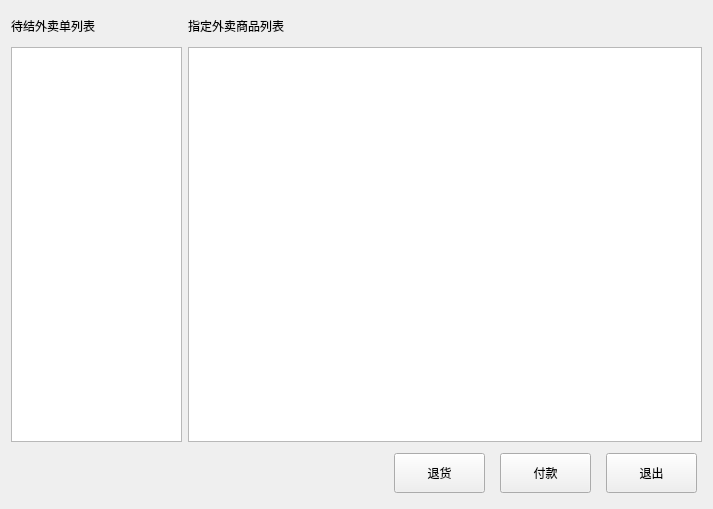
<?xml version="1.0" encoding="UTF-8"?>
<ui version="4.0">
 <class>take_cashier</class>
 <widget class="QDialog" name="take_cashier">
  <property name="geometry">
   <rect>
    <x>0</x>
    <y>0</y>
    <width>713</width>
    <height>509</height>
   </rect>
  </property>
  <property name="windowTitle">
   <string>Dialog</string>
  </property>
  <layout class="QVBoxLayout" name="verticalLayout_3">
   <item>
    <layout class="QHBoxLayout" name="horizontalLayout_2" stretch="1,3">
     <item>
      <layout class="QVBoxLayout" name="verticalLayout">
       <item>
        <widget class="QLabel" name="label_2">
         <property name="sizePolicy">
          <sizepolicy hsizetype="Expanding" vsizetype="Fixed">
           <horstretch>0</horstretch>
           <verstretch>0</verstretch>
          </sizepolicy>
         </property>
         <property name="minimumSize">
          <size>
           <width>0</width>
           <height>30</height>
          </size>
         </property>
         <property name="text">
          <string>待结外卖单列表</string>
         </property>
         <property name="alignment">
          <set>Qt::AlignLeading|Qt::AlignLeft|Qt::AlignVCenter</set>
         </property>
        </widget>
       </item>
       <item>
        <widget class="QTableView" name="tableView"/>
       </item>
      </layout>
     </item>
     <item>
      <layout class="QVBoxLayout" name="verticalLayout_2">
       <item>
        <widget class="QLabel" name="label_3">
         <property name="sizePolicy">
          <sizepolicy hsizetype="Expanding" vsizetype="Fixed">
           <horstretch>0</horstretch>
           <verstretch>0</verstretch>
          </sizepolicy>
         </property>
         <property name="minimumSize">
          <size>
           <width>0</width>
           <height>30</height>
          </size>
         </property>
         <property name="text">
          <string>指定外卖商品列表</string>
         </property>
         <property name="alignment">
          <set>Qt::AlignLeading|Qt::AlignLeft|Qt::AlignVCenter</set>
         </property>
        </widget>
       </item>
       <item>
        <widget class="lds_tableView" name="tableView_2">
         <property name="sizePolicy">
          <sizepolicy hsizetype="Expanding" vsizetype="Expanding">
           <horstretch>0</horstretch>
           <verstretch>0</verstretch>
          </sizepolicy>
         </property>
         <property name="minimumSize">
          <size>
           <width>0</width>
           <height>0</height>
          </size>
         </property>
        </widget>
       </item>
      </layout>
     </item>
    </layout>
   </item>
   <item>
    <layout class="QHBoxLayout" name="horizontalLayout" stretch="1,0,0,0">
     <property name="spacing">
      <number>15</number>
     </property>
     <property name="leftMargin">
      <number>5</number>
     </property>
     <property name="topMargin">
      <number>5</number>
     </property>
     <property name="rightMargin">
      <number>5</number>
     </property>
     <property name="bottomMargin">
      <number>5</number>
     </property>
     <item>
      <spacer name="horizontalSpacer">
       <property name="orientation">
        <enum>Qt::Horizontal</enum>
       </property>
       <property name="sizeHint" stdset="0">
        <size>
         <width>40</width>
         <height>20</height>
        </size>
       </property>
      </spacer>
     </item>
     <item>
      <widget class="QPushButton" name="pushButton_3">
       <property name="sizePolicy">
        <sizepolicy hsizetype="Fixed" vsizetype="Fixed">
         <horstretch>0</horstretch>
         <verstretch>0</verstretch>
        </sizepolicy>
       </property>
       <property name="minimumSize">
        <size>
         <width>91</width>
         <height>40</height>
        </size>
       </property>
       <property name="focusPolicy">
        <enum>Qt::NoFocus</enum>
       </property>
       <property name="text">
        <string>退货</string>
       </property>
       <property name="outer_stylesheet" stdset="0">
        <string>pushbutton</string>
       </property>
      </widget>
     </item>
     <item>
      <widget class="QPushButton" name="pushButton_4">
       <property name="sizePolicy">
        <sizepolicy hsizetype="Fixed" vsizetype="Fixed">
         <horstretch>0</horstretch>
         <verstretch>0</verstretch>
        </sizepolicy>
       </property>
       <property name="minimumSize">
        <size>
         <width>91</width>
         <height>40</height>
        </size>
       </property>
       <property name="focusPolicy">
        <enum>Qt::NoFocus</enum>
       </property>
       <property name="text">
        <string>付款</string>
       </property>
       <property name="outer_stylesheet" stdset="0">
        <string>pushbutton</string>
       </property>
      </widget>
     </item>
     <item>
      <widget class="QPushButton" name="pushButton_5">
       <property name="sizePolicy">
        <sizepolicy hsizetype="Fixed" vsizetype="Fixed">
         <horstretch>0</horstretch>
         <verstretch>0</verstretch>
        </sizepolicy>
       </property>
       <property name="minimumSize">
        <size>
         <width>91</width>
         <height>40</height>
        </size>
       </property>
       <property name="focusPolicy">
        <enum>Qt::NoFocus</enum>
       </property>
       <property name="text">
        <string>退出</string>
       </property>
       <property name="outer_stylesheet" stdset="0">
        <string>pushbutton</string>
       </property>
      </widget>
     </item>
    </layout>
   </item>
  </layout>
 </widget>
 <customwidgets>
  <customwidget>
   <class>lds_tableView</class>
   <extends>QTableView</extends>
   <header>lds_tableview.h</header>
  </customwidget>
 </customwidgets>
 <resources/>
 <connections/>
</ui>
